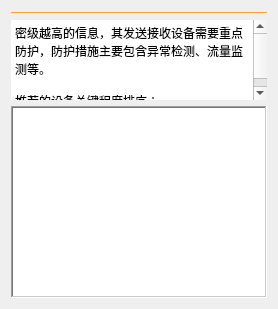
                  <widget class="QWidget" name="page_2">
                   <layout class="QGridLayout" name="gridLayout_13">
                    <item row="2" column="0">
                     <layout class="QVBoxLayout" name="verticalLayout_9">
                      <item>
                       <widget class="QTextBrowser" name="textBrowser_2">
                        <property name="sizePolicy">
                         <sizepolicy hsizetype="Expanding" vsizetype="Expanding">
                          <horstretch>0</horstretch>
                          <verstretch>3</verstretch>
                         </sizepolicy>
                        </property>
                        <property name="maximumSize">
                         <size>
                          <width>16777215</width>
                          <height>80</height>
                         </size>
                        </property>
                        <property name="contextMenuPolicy">
                         <enum>Qt::NoContextMenu</enum>
                        </property>
                        <property name="frameShape">
                         <enum>QFrame::NoFrame</enum>
                        </property>
                        <property name="readOnly">
                         <bool>true</bool>
                        </property>
                        <property name="html">
                         <string>&lt;!DOCTYPE HTML PUBLIC &quot;-//W3C//DTD HTML 4.0//EN&quot; &quot;http://www.w3.org/TR/REC-html40/strict.dtd&quot;&gt;
&lt;html&gt;&lt;head&gt;&lt;meta name=&quot;qrichtext&quot; content=&quot;1&quot; /&gt;&lt;style type=&quot;text/css&quot;&gt;
p, li { white-space: pre-wrap; }
&lt;/style&gt;&lt;/head&gt;&lt;body style=&quot; font-family:'SimSun'; font-size:9pt; font-weight:400; font-style:normal;&quot;&gt;
&lt;p style=&quot; margin-top:0px; margin-bottom:0px; margin-left:0px; margin-right:0px; -qt-block-indent:0; text-indent:0px;&quot;&gt;密级越高的信息，其发送接收设备需要重点防护，防护措施主要包含异常检测、流量监测等。&lt;/p&gt;
&lt;p style=&quot;-qt-paragraph-type:empty; margin-top:0px; margin-bottom:0px; margin-left:0px; margin-right:0px; -qt-block-indent:0; text-indent:0px;&quot;&gt;&lt;br /&gt;&lt;/p&gt;
&lt;p style=&quot; margin-top:0px; margin-bottom:0px; margin-left:0px; margin-right:0px; -qt-block-indent:0; text-indent:0px;&quot;&gt;推荐的设备关键程度排序：&lt;/p&gt;&lt;/body&gt;&lt;/html&gt;</string>
                        </property>
                       </widget>
                      </item>
                      <item>
                       <widget class="QListWidget" name="listWidget_2">
                        <property name="sizePolicy">
                         <sizepolicy hsizetype="Expanding" vsizetype="Expanding">
                          <horstretch>0</horstretch>
                          <verstretch>1</verstretch>
                         </sizepolicy>
                        </property>
                        <property name="styleSheet">
                         <string notr="true">color: rgb(255, 255, 255);</string>
                        </property>
                        <property name="frameShape">
                         <enum>QFrame::WinPanel</enum>
                        </property>
                       </widget>
                      </item>
                     </layout>
                    </item>
                    <item row="0" column="0">
                     <widget class="Line" name="line">
                      <property name="styleSheet">
                       <string notr="true">color: rgb(255, 160, 47);</string>
                      </property>
                      <property name="frameShadow">
                       <enum>QFrame::Plain</enum>
                      </property>
                      <property name="orientation">
                       <enum>Qt::Horizontal</enum>
                      </property>
                     </widget>
                    </item>
                   </layout>
                  </widget>
